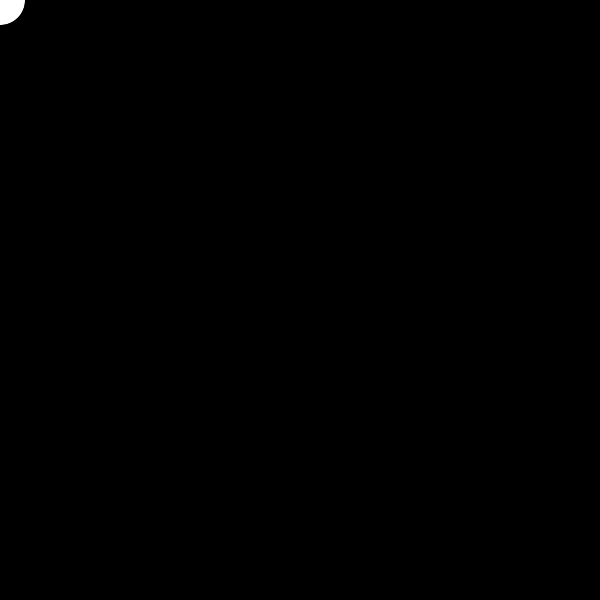
Frame 1 (no input)
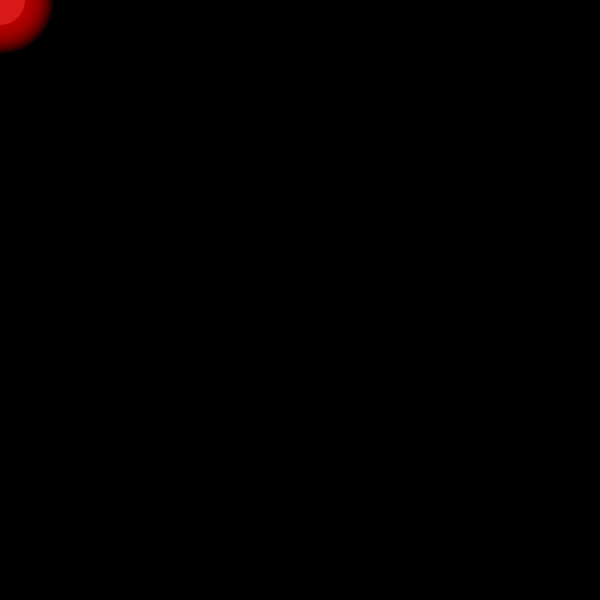
Frame 60 (the mouse pressed at the canvas centre just before this capture)
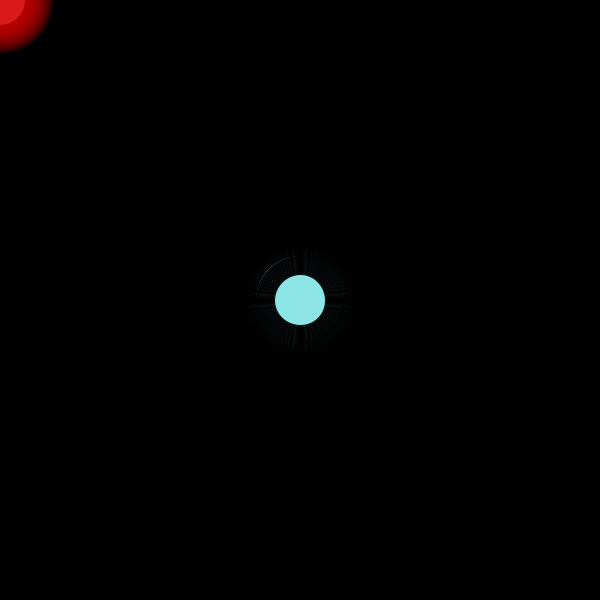
Frame 120 (the mouse held since frame 60 and released just before this capture)

The Processing sketch that drew these frames (run headless with seeded random() and noise(); from frame 60 on, the mouse is pressed at the canvas centre):

// Processing sketch: HWdue2_6_19p2
// ── HWdue2_6_19p2.pde
//Naomi Marshall
//Pretty Circles
//I like the colors
float growth = 0.1;
float rate = 1; // speed of growth

void setup(){
  size(600,600);
   background(0,0,0);
  
}

void draw() {
  
  //background(0,0,0);
  //fill(155,mouseX,mouseY,10); // Nice colors
  ellipse(mouseX,mouseY,growth+50,growth+50);
  
  ////Simple mousePressed 
  if (mousePressed){
    rate = -1;
    fill(155,mouseX,mouseY,10);
  }else{             
    rate = 1;
    fill(215,mouseX,mouseY,10);
  }
  
  growth = growth + rate;
}
